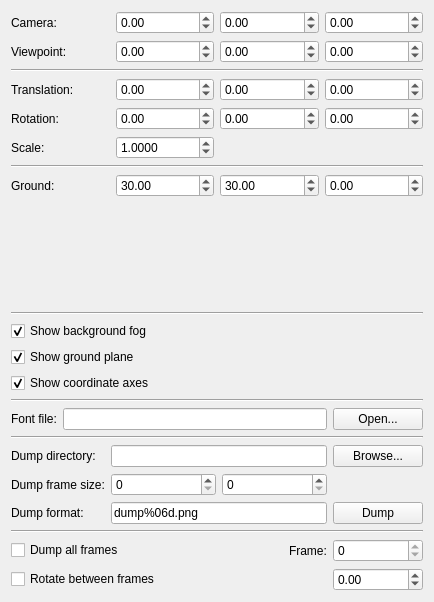
<?xml version="1.0" encoding="UTF-8"?>
<ui version="4.0">
 <class>View3dControl</class>
 <widget class="QWidget" name="View3dControl">
  <property name="geometry">
   <rect>
    <x>0</x>
    <y>0</y>
    <width>434</width>
    <height>602</height>
   </rect>
  </property>
  <property name="windowTitle">
   <string>Form</string>
  </property>
  <layout class="QVBoxLayout" name="verticalLayout">
   <item>
    <layout class="QGridLayout" name="cameraLayout">
     <item row="0" column="0">
      <widget class="QLabel" name="cameraPositionTextLabel">
       <property name="text">
        <string>Camera:</string>
       </property>
      </widget>
     </item>
     <item row="0" column="1">
      <widget class="QDoubleSpinBox" name="cameraXSpinBox">
       <property name="minimum">
        <double>-1000.000000000000000</double>
       </property>
       <property name="maximum">
        <double>1000.000000000000000</double>
       </property>
      </widget>
     </item>
     <item row="0" column="2">
      <widget class="QDoubleSpinBox" name="cameraYSpinBox">
       <property name="minimum">
        <double>-1000.000000000000000</double>
       </property>
       <property name="maximum">
        <double>1000.000000000000000</double>
       </property>
      </widget>
     </item>
     <item row="0" column="3">
      <widget class="QDoubleSpinBox" name="cameraZSpinBox">
       <property name="minimum">
        <double>-1000.000000000000000</double>
       </property>
       <property name="maximum">
        <double>1000.000000000000000</double>
       </property>
      </widget>
     </item>
     <item row="1" column="0">
      <widget class="QLabel" name="cameraViewpointTextLabel">
       <property name="text">
        <string>Viewpoint:</string>
       </property>
      </widget>
     </item>
     <item row="1" column="1">
      <widget class="QDoubleSpinBox" name="cameraViewXSpinBox">
       <property name="minimum">
        <double>-1000.000000000000000</double>
       </property>
       <property name="maximum">
        <double>1000.000000000000000</double>
       </property>
      </widget>
     </item>
     <item row="1" column="2">
      <widget class="QDoubleSpinBox" name="cameraViewYSpinBox">
       <property name="minimum">
        <double>-1000.000000000000000</double>
       </property>
       <property name="maximum">
        <double>1000.000000000000000</double>
       </property>
      </widget>
     </item>
     <item row="1" column="3">
      <widget class="QDoubleSpinBox" name="cameraViewZSpinBox">
       <property name="minimum">
        <double>-1000.000000000000000</double>
       </property>
       <property name="maximum">
        <double>1000.000000000000000</double>
       </property>
      </widget>
     </item>
    </layout>
   </item>
   <item>
    <widget class="Line" name="line_7">
     <property name="orientation">
      <enum>Qt::Horizontal</enum>
     </property>
    </widget>
   </item>
   <item>
    <layout class="QGridLayout" name="sceneLayout">
     <item row="1" column="0">
      <widget class="QLabel" name="sceneTranslationTextLabel">
       <property name="text">
        <string>Translation:</string>
       </property>
      </widget>
     </item>
     <item row="1" column="1">
      <widget class="QDoubleSpinBox" name="sceneXSpinBox">
       <property name="minimum">
        <double>-1000.000000000000000</double>
       </property>
       <property name="maximum">
        <double>1000.000000000000000</double>
       </property>
      </widget>
     </item>
     <item row="1" column="2">
      <widget class="QDoubleSpinBox" name="sceneYSpinBox">
       <property name="minimum">
        <double>-1000.000000000000000</double>
       </property>
       <property name="maximum">
        <double>1000.000000000000000</double>
       </property>
      </widget>
     </item>
     <item row="1" column="3">
      <widget class="QDoubleSpinBox" name="sceneZSpinBox">
       <property name="minimum">
        <double>-1000.000000000000000</double>
       </property>
       <property name="maximum">
        <double>1000.000000000000000</double>
       </property>
      </widget>
     </item>
     <item row="2" column="0">
      <widget class="QLabel" name="sceneRotationTextLabel">
       <property name="text">
        <string>Rotation:</string>
       </property>
      </widget>
     </item>
     <item row="3" column="0">
      <widget class="QLabel" name="sceneScaleTextLabel">
       <property name="text">
        <string>Scale:</string>
       </property>
      </widget>
     </item>
     <item row="2" column="1">
      <widget class="QDoubleSpinBox" name="sceneYawSpinBox">
       <property name="minimum">
        <double>-180.000000000000000</double>
       </property>
       <property name="maximum">
        <double>179.990000000000009</double>
       </property>
      </widget>
     </item>
     <item row="2" column="2">
      <widget class="QDoubleSpinBox" name="scenePitchSpinBox">
       <property name="minimum">
        <double>-180.000000000000000</double>
       </property>
       <property name="maximum">
        <double>179.990000000000009</double>
       </property>
      </widget>
     </item>
     <item row="2" column="3">
      <widget class="QDoubleSpinBox" name="sceneRollSpinBox">
       <property name="minimum">
        <double>-180.000000000000000</double>
       </property>
       <property name="maximum">
        <double>179.990000000000009</double>
       </property>
      </widget>
     </item>
     <item row="3" column="1">
      <widget class="QDoubleSpinBox" name="sceneScaleSpinBox">
       <property name="decimals">
        <number>4</number>
       </property>
       <property name="minimum">
        <double>0.000100000000000</double>
       </property>
       <property name="maximum">
        <double>1000000.000000000000000</double>
       </property>
       <property name="singleStep">
        <double>0.010000000000000</double>
       </property>
       <property name="value">
        <double>1.000000000000000</double>
       </property>
      </widget>
     </item>
    </layout>
   </item>
   <item>
    <widget class="Line" name="line">
     <property name="orientation">
      <enum>Qt::Horizontal</enum>
     </property>
    </widget>
   </item>
   <item>
    <layout class="QGridLayout" name="groundLayout">
     <item row="0" column="0">
      <widget class="QLabel" name="groundTextLabel">
       <property name="text">
        <string>Ground:</string>
       </property>
      </widget>
     </item>
     <item row="0" column="1">
      <widget class="QDoubleSpinBox" name="groundXSpinBox">
       <property name="singleStep">
        <double>0.010000000000000</double>
       </property>
       <property name="value">
        <double>30.000000000000000</double>
       </property>
      </widget>
     </item>
     <item row="0" column="2">
      <widget class="QDoubleSpinBox" name="groundYSpinBox">
       <property name="singleStep">
        <double>0.010000000000000</double>
       </property>
       <property name="value">
        <double>30.000000000000000</double>
       </property>
      </widget>
     </item>
     <item row="0" column="3">
      <widget class="QDoubleSpinBox" name="groundZSpinBox">
       <property name="minimum">
        <double>-100.000000000000000</double>
       </property>
       <property name="maximum">
        <double>100.000000000000000</double>
       </property>
       <property name="singleStep">
        <double>0.010000000000000</double>
       </property>
      </widget>
     </item>
    </layout>
   </item>
   <item>
    <widget class="ColorChooser" name="colorChooser" native="true"/>
   </item>
   <item>
    <widget class="Line" name="line_4">
     <property name="orientation">
      <enum>Qt::Horizontal</enum>
     </property>
    </widget>
   </item>
   <item>
    <layout class="QGridLayout" name="showLayout">
     <item row="2" column="0">
      <widget class="QCheckBox" name="showAxesCheckBox">
       <property name="text">
        <string>Show coordinate axes</string>
       </property>
       <property name="checked">
        <bool>true</bool>
       </property>
      </widget>
     </item>
     <item row="0" column="0">
      <widget class="QCheckBox" name="showFogCheckBox">
       <property name="text">
        <string>Show background fog</string>
       </property>
       <property name="checked">
        <bool>true</bool>
       </property>
      </widget>
     </item>
     <item row="1" column="0">
      <widget class="QCheckBox" name="showGroundCheckBox">
       <property name="text">
        <string>Show ground plane</string>
       </property>
       <property name="checked">
        <bool>true</bool>
       </property>
      </widget>
     </item>
    </layout>
   </item>
   <item>
    <widget class="Line" name="line_2">
     <property name="orientation">
      <enum>Qt::Horizontal</enum>
     </property>
    </widget>
   </item>
   <item>
    <layout class="QHBoxLayout" name="fontLayout">
     <item>
      <widget class="QLabel" name="fontTextLabel">
       <property name="text">
        <string>Font file:</string>
       </property>
      </widget>
     </item>
     <item>
      <widget class="QLineEdit" name="fontEdit">
       <property name="readOnly">
        <bool>true</bool>
       </property>
      </widget>
     </item>
     <item>
      <widget class="QPushButton" name="fontBrowseButton">
       <property name="minimumSize">
        <size>
         <width>90</width>
         <height>0</height>
        </size>
       </property>
       <property name="text">
        <string>Open...</string>
       </property>
      </widget>
     </item>
    </layout>
   </item>
   <item>
    <widget class="Line" name="line_3">
     <property name="orientation">
      <enum>Qt::Horizontal</enum>
     </property>
    </widget>
   </item>
   <item>
    <layout class="QGridLayout" name="dumpLayout">
     <item row="0" column="0">
      <widget class="QLabel" name="dumpDirTextLabel">
       <property name="text">
        <string>Dump directory:</string>
       </property>
      </widget>
     </item>
     <item row="0" column="1">
      <widget class="QLineEdit" name="dumpDirEdit">
       <property name="text">
        <string/>
       </property>
      </widget>
     </item>
     <item row="0" column="2">
      <widget class="QPushButton" name="dumpDirBrowseButton">
       <property name="minimumSize">
        <size>
         <width>90</width>
         <height>0</height>
        </size>
       </property>
       <property name="text">
        <string>Browse...</string>
       </property>
      </widget>
     </item>
     <item row="2" column="0">
      <widget class="QLabel" name="dumpFormatTextLabel">
       <property name="text">
        <string>Dump format:</string>
       </property>
      </widget>
     </item>
     <item row="2" column="1">
      <widget class="QLineEdit" name="dumpFormatEdit">
       <property name="inputMask">
        <string/>
       </property>
       <property name="text">
        <string>dump%06d.png</string>
       </property>
      </widget>
     </item>
     <item row="2" column="2">
      <widget class="QPushButton" name="dumpButton">
       <property name="minimumSize">
        <size>
         <width>90</width>
         <height>0</height>
        </size>
       </property>
       <property name="text">
        <string>Dump</string>
       </property>
      </widget>
     </item>
     <item row="1" column="0">
      <widget class="QLabel" name="frameSizeTextLabel">
       <property name="text">
        <string>Dump frame size:</string>
       </property>
      </widget>
     </item>
     <item row="1" column="1">
      <layout class="QHBoxLayout" name="frameSizeLayout">
       <item>
        <widget class="QSpinBox" name="frameWidthSpinBox">
         <property name="maximum">
          <number>9999</number>
         </property>
        </widget>
       </item>
       <item>
        <widget class="QSpinBox" name="frameHeightSpinBox">
         <property name="maximum">
          <number>9999</number>
         </property>
        </widget>
       </item>
      </layout>
     </item>
    </layout>
   </item>
   <item>
    <widget class="Line" name="line_6">
     <property name="orientation">
      <enum>Qt::Horizontal</enum>
     </property>
    </widget>
   </item>
   <item>
    <layout class="QGridLayout" name="dumpAllLayout">
     <item row="0" column="0">
      <widget class="QCheckBox" name="dumpAllCheckBox">
       <property name="sizePolicy">
        <sizepolicy hsizetype="MinimumExpanding" vsizetype="Fixed">
         <horstretch>0</horstretch>
         <verstretch>0</verstretch>
        </sizepolicy>
       </property>
       <property name="text">
        <string>Dump all frames</string>
       </property>
      </widget>
     </item>
     <item row="0" column="1">
      <widget class="QLabel" name="frameTextLabel">
       <property name="sizePolicy">
        <sizepolicy hsizetype="Preferred" vsizetype="Preferred">
         <horstretch>0</horstretch>
         <verstretch>0</verstretch>
        </sizepolicy>
       </property>
       <property name="text">
        <string>Frame:</string>
       </property>
      </widget>
     </item>
     <item row="0" column="2">
      <widget class="QSpinBox" name="frameSpinBox">
       <property name="minimumSize">
        <size>
         <width>90</width>
         <height>0</height>
        </size>
       </property>
       <property name="readOnly">
        <bool>true</bool>
       </property>
       <property name="maximum">
        <number>999999</number>
       </property>
      </widget>
     </item>
     <item row="1" column="0">
      <widget class="QCheckBox" name="rotateFramesCheckBox">
       <property name="text">
        <string>Rotate between frames</string>
       </property>
      </widget>
     </item>
     <item row="1" column="2">
      <widget class="QDoubleSpinBox" name="frameRotationSpinBox">
       <property name="minimum">
        <double>-180.000000000000000</double>
       </property>
       <property name="maximum">
        <double>179.990000000000009</double>
       </property>
       <property name="singleStep">
        <double>1.000000000000000</double>
       </property>
      </widget>
     </item>
    </layout>
   </item>
  </layout>
 </widget>
 <customwidgets>
  <customwidget>
   <class>ColorChooser</class>
   <extends>QWidget</extends>
   <header>ColorChooser.h</header>
   <container>1</container>
  </customwidget>
 </customwidgets>
 <resources/>
 <connections>
  <connection>
   <sender>showAxesCheckBox</sender>
   <signal>toggled(bool)</signal>
   <receiver>View3dControl</receiver>
   <slot>showAxesToggled(bool)</slot>
   <hints>
    <hint type="sourcelabel">
     <x>199</x>
     <y>53</y>
    </hint>
    <hint type="destinationlabel">
     <x>199</x>
     <y>149</y>
    </hint>
   </hints>
  </connection>
  <connection>
   <sender>dumpDirBrowseButton</sender>
   <signal>clicked()</signal>
   <receiver>View3dControl</receiver>
   <slot>dumpDirBrowseClicked()</slot>
   <hints>
    <hint type="sourcelabel">
     <x>350</x>
     <y>223</y>
    </hint>
    <hint type="destinationlabel">
     <x>199</x>
     <y>149</y>
    </hint>
   </hints>
  </connection>
  <connection>
   <sender>dumpButton</sender>
   <signal>clicked()</signal>
   <receiver>View3dControl</receiver>
   <slot>dumpClicked()</slot>
   <hints>
    <hint type="sourcelabel">
     <x>350</x>
     <y>252</y>
    </hint>
    <hint type="destinationlabel">
     <x>199</x>
     <y>149</y>
    </hint>
   </hints>
  </connection>
  <connection>
   <sender>dumpAllCheckBox</sender>
   <signal>toggled(bool)</signal>
   <receiver>View3dControl</receiver>
   <slot>dumpAllToggled(bool)</slot>
   <hints>
    <hint type="sourcelabel">
     <x>199</x>
     <y>283</y>
    </hint>
    <hint type="destinationlabel">
     <x>199</x>
     <y>149</y>
    </hint>
   </hints>
  </connection>
  <connection>
   <sender>sceneXSpinBox</sender>
   <signal>valueChanged(double)</signal>
   <receiver>View3dControl</receiver>
   <slot>sceneTranslationChanged()</slot>
   <hints>
    <hint type="sourcelabel">
     <x>150</x>
     <y>54</y>
    </hint>
    <hint type="destinationlabel">
     <x>199</x>
     <y>149</y>
    </hint>
   </hints>
  </connection>
  <connection>
   <sender>sceneYSpinBox</sender>
   <signal>valueChanged(double)</signal>
   <receiver>View3dControl</receiver>
   <slot>sceneTranslationChanged()</slot>
   <hints>
    <hint type="sourcelabel">
     <x>249</x>
     <y>54</y>
    </hint>
    <hint type="destinationlabel">
     <x>199</x>
     <y>149</y>
    </hint>
   </hints>
  </connection>
  <connection>
   <sender>sceneZSpinBox</sender>
   <signal>valueChanged(double)</signal>
   <receiver>View3dControl</receiver>
   <slot>sceneTranslationChanged()</slot>
   <hints>
    <hint type="sourcelabel">
     <x>347</x>
     <y>54</y>
    </hint>
    <hint type="destinationlabel">
     <x>199</x>
     <y>149</y>
    </hint>
   </hints>
  </connection>
  <connection>
   <sender>sceneYawSpinBox</sender>
   <signal>valueChanged(double)</signal>
   <receiver>View3dControl</receiver>
   <slot>sceneRotationChanged()</slot>
   <hints>
    <hint type="sourcelabel">
     <x>150</x>
     <y>83</y>
    </hint>
    <hint type="destinationlabel">
     <x>199</x>
     <y>149</y>
    </hint>
   </hints>
  </connection>
  <connection>
   <sender>scenePitchSpinBox</sender>
   <signal>valueChanged(double)</signal>
   <receiver>View3dControl</receiver>
   <slot>sceneRotationChanged()</slot>
   <hints>
    <hint type="sourcelabel">
     <x>249</x>
     <y>83</y>
    </hint>
    <hint type="destinationlabel">
     <x>199</x>
     <y>149</y>
    </hint>
   </hints>
  </connection>
  <connection>
   <sender>sceneRollSpinBox</sender>
   <signal>valueChanged(double)</signal>
   <receiver>View3dControl</receiver>
   <slot>sceneRotationChanged()</slot>
   <hints>
    <hint type="sourcelabel">
     <x>347</x>
     <y>83</y>
    </hint>
    <hint type="destinationlabel">
     <x>199</x>
     <y>149</y>
    </hint>
   </hints>
  </connection>
  <connection>
   <sender>sceneScaleSpinBox</sender>
   <signal>valueChanged(double)</signal>
   <receiver>View3dControl</receiver>
   <slot>sceneScaleChanged()</slot>
   <hints>
    <hint type="sourcelabel">
     <x>150</x>
     <y>112</y>
    </hint>
    <hint type="destinationlabel">
     <x>199</x>
     <y>149</y>
    </hint>
   </hints>
  </connection>
  <connection>
   <sender>showFogCheckBox</sender>
   <signal>toggled(bool)</signal>
   <receiver>View3dControl</receiver>
   <slot>showFogToggled(bool)</slot>
   <hints>
    <hint type="sourcelabel">
     <x>199</x>
     <y>177</y>
    </hint>
    <hint type="destinationlabel">
     <x>199</x>
     <y>188</y>
    </hint>
   </hints>
  </connection>
  <connection>
   <sender>groundXSpinBox</sender>
   <signal>valueChanged(double)</signal>
   <receiver>View3dControl</receiver>
   <slot>groundRadiusChanged(double)</slot>
   <hints>
    <hint type="sourcelabel">
     <x>150</x>
     <y>30</y>
    </hint>
    <hint type="destinationlabel">
     <x>199</x>
     <y>188</y>
    </hint>
   </hints>
  </connection>
  <connection>
   <sender>showGroundCheckBox</sender>
   <signal>toggled(bool)</signal>
   <receiver>View3dControl</receiver>
   <slot>showGroundToggled(bool)</slot>
   <hints>
    <hint type="sourcelabel">
     <x>199</x>
     <y>181</y>
    </hint>
    <hint type="destinationlabel">
     <x>199</x>
     <y>188</y>
    </hint>
   </hints>
  </connection>
  <connection>
   <sender>fontBrowseButton</sender>
   <signal>clicked()</signal>
   <receiver>View3dControl</receiver>
   <slot>fontBrowseClicked()</slot>
   <hints>
    <hint type="sourcelabel">
     <x>356</x>
     <y>29</y>
    </hint>
    <hint type="destinationlabel">
     <x>199</x>
     <y>249</y>
    </hint>
   </hints>
  </connection>
  <connection>
   <sender>groundYSpinBox</sender>
   <signal>valueChanged(double)</signal>
   <receiver>View3dControl</receiver>
   <slot>groundRadiusChanged(double)</slot>
   <hints>
    <hint type="sourcelabel">
     <x>249</x>
     <y>104</y>
    </hint>
    <hint type="destinationlabel">
     <x>199</x>
     <y>249</y>
    </hint>
   </hints>
  </connection>
  <connection>
   <sender>groundZSpinBox</sender>
   <signal>valueChanged(double)</signal>
   <receiver>View3dControl</receiver>
   <slot>groundElevationChanged(double)</slot>
   <hints>
    <hint type="sourcelabel">
     <x>347</x>
     <y>104</y>
    </hint>
    <hint type="destinationlabel">
     <x>199</x>
     <y>249</y>
    </hint>
   </hints>
  </connection>
  <connection>
   <sender>cameraXSpinBox</sender>
   <signal>valueChanged(double)</signal>
   <receiver>View3dControl</receiver>
   <slot>cameraPositionChanged()</slot>
   <hints>
    <hint type="sourcelabel">
     <x>196</x>
     <y>17</y>
    </hint>
    <hint type="destinationlabel">
     <x>260</x>
     <y>300</y>
    </hint>
   </hints>
  </connection>
  <connection>
   <sender>cameraYSpinBox</sender>
   <signal>valueChanged(double)</signal>
   <receiver>View3dControl</receiver>
   <slot>cameraPositionChanged()</slot>
   <hints>
    <hint type="sourcelabel">
     <x>325</x>
     <y>17</y>
    </hint>
    <hint type="destinationlabel">
     <x>260</x>
     <y>300</y>
    </hint>
   </hints>
  </connection>
  <connection>
   <sender>cameraZSpinBox</sender>
   <signal>valueChanged(double)</signal>
   <receiver>View3dControl</receiver>
   <slot>cameraPositionChanged()</slot>
   <hints>
    <hint type="sourcelabel">
     <x>454</x>
     <y>17</y>
    </hint>
    <hint type="destinationlabel">
     <x>260</x>
     <y>300</y>
    </hint>
   </hints>
  </connection>
  <connection>
   <sender>cameraViewXSpinBox</sender>
   <signal>valueChanged(double)</signal>
   <receiver>View3dControl</receiver>
   <slot>cameraViewpointChanged()</slot>
   <hints>
    <hint type="sourcelabel">
     <x>196</x>
     <y>46</y>
    </hint>
    <hint type="destinationlabel">
     <x>260</x>
     <y>300</y>
    </hint>
   </hints>
  </connection>
  <connection>
   <sender>cameraViewYSpinBox</sender>
   <signal>valueChanged(double)</signal>
   <receiver>View3dControl</receiver>
   <slot>cameraViewpointChanged()</slot>
   <hints>
    <hint type="sourcelabel">
     <x>325</x>
     <y>46</y>
    </hint>
    <hint type="destinationlabel">
     <x>260</x>
     <y>300</y>
    </hint>
   </hints>
  </connection>
  <connection>
   <sender>cameraViewZSpinBox</sender>
   <signal>valueChanged(double)</signal>
   <receiver>View3dControl</receiver>
   <slot>cameraViewpointChanged()</slot>
   <hints>
    <hint type="sourcelabel">
     <x>454</x>
     <y>46</y>
    </hint>
    <hint type="destinationlabel">
     <x>260</x>
     <y>300</y>
    </hint>
   </hints>
  </connection>
 </connections>
 <slots>
  <slot>dumpDirBrowseClicked()</slot>
  <slot>dumpClicked()</slot>
  <slot>dumpAllToggled(bool)</slot>
  <slot>showAxesToggled(bool)</slot>
  <slot>sceneTranslationChanged()</slot>
  <slot>sceneRotationChanged()</slot>
  <slot>sceneScaleChanged()</slot>
  <slot>showFogToggled(bool)</slot>
  <slot>groundRadiusChanged(double)</slot>
  <slot>showGroundToggled(bool)</slot>
  <slot>fontBrowseClicked()</slot>
  <slot>groundElevationChanged(double)</slot>
  <slot>cameraPositionChanged()</slot>
  <slot>cameraViewpointChanged()</slot>
 </slots>
</ui>
